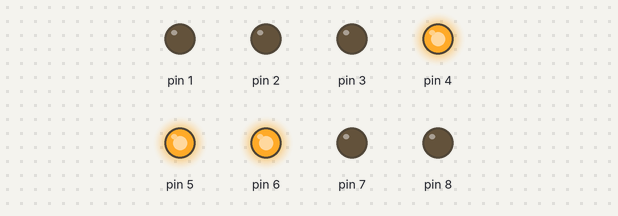
Recording of a sketch running on a simulated Arduino Uno, built with avr-gcc and run on an emulated ATmega328P. Shown: output pins drawn as LEDs (lit = HIGH).

Above: at 0.2 s.
At 1.7 s:
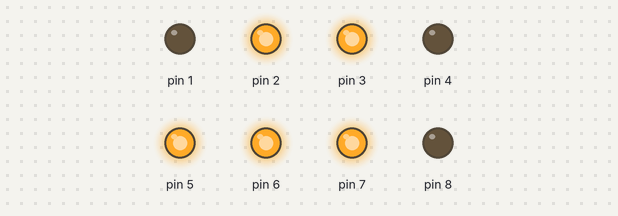
At 2.7 s:
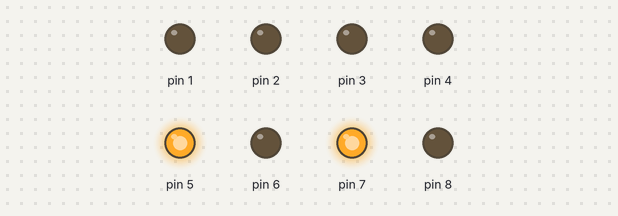
At 3.7 s:
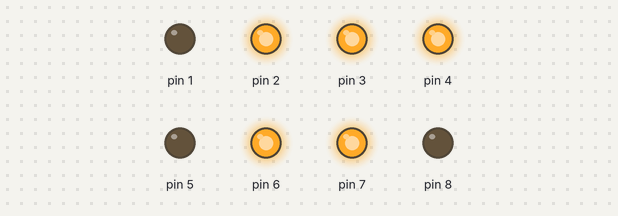
At 5.7 s:
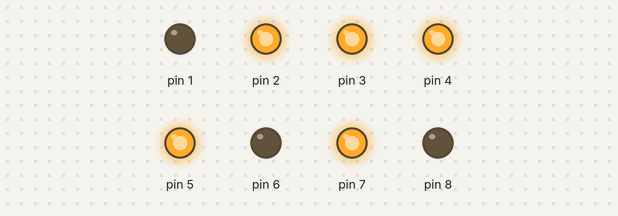
At 7.7 s:
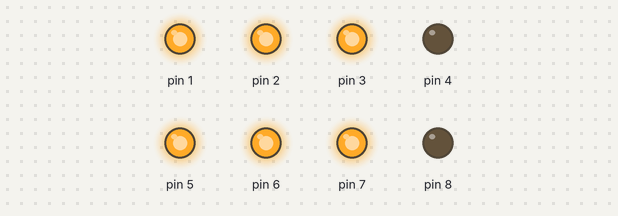
Timing chart, 0 to 8.5 s (numbered marks = the images above):
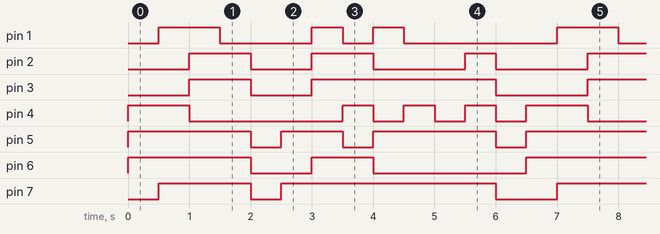

Measured:
- by itself, pin 1: repeats every 6.5 s: LOW 1.5 s, HIGH 0.50 s, LOW 0.50 s, HIGH 0.50 s, LOW 2.5 s, HIGH 1.0 s
- by itself, pin 2: repeats every 6.5 s: LOW 1.0 s, HIGH 1.0 s, LOW 1.5 s, HIGH 0.50 s, LOW 1.5 s, HIGH 1.0 s
- by itself, pin 3: repeats every 6.5 s: LOW 1.0 s, HIGH 3.0 s, LOW 1.5 s, HIGH 1.0 s
- by itself, pin 4: repeats every 6.5 s: LOW 2.5 s, 3 × (HIGH 0.50 s, LOW 0.50 s), HIGH 1.0 s
- by itself, pin 5: repeats every 6.5 s: LOW 0.50 s, HIGH 1.0 s, 2 × (LOW 0.50 s, HIGH 2.0 s)
- by itself, pin 6: repeats every 6.5 s: LOW 1.0 s, HIGH 1.0 s, LOW 2.5 s, HIGH 2.0 s
- by itself, pin 7: repeats every 6.5 s: LOW 0.50 s, HIGH 3.5 s, LOW 1.0 s, HIGH 1.5 s

The sketch:

raymond_and_leahs_names.ino
```cpp
/*

*/

int DELAY = 500;

void setup() {
  pinMode(1, OUTPUT);
  pinMode(2, OUTPUT);
  pinMode(3, OUTPUT);
  pinMode(4, OUTPUT);
  pinMode(5, OUTPUT);
  pinMode(6, OUTPUT);
  pinMode(7, OUTPUT);
  pinMode(8, OUTPUT);
}

void loop() {
  l();
  delay(DELAY);
  e();
  delay(DELAY);
  a();
  delay(DELAY);
  h();
  delay(DELAY);
  space();
  delay(DELAY);
  r();
  delay(DELAY);
  a();
  delay(DELAY);
  y();
  delay(DELAY);
  m();
  delay(DELAY);
  o();
  delay(DELAY);
  n();
  delay(DELAY);
  d();
  delay(DELAY);
  space();
  delay(DELAY);

}


void l() {
  byte segments[] = {0, 0, 0, 1, 1, 1, 0, 0};
  writeLetter(segments);
}

void e() {
  byte segments[] = {1, 0, 0, 1, 1, 1, 1, 0};
  writeLetter(segments);
}

void a() {
  byte segments[] = {1, 1, 1, 0, 1, 1, 1, 0};
  writeLetter(segments);
}

void h() {
  byte segments[] = {0, 1, 1, 0, 1, 1, 1, 0};
  writeLetter(segments);
}

void space() {
  byte segments[] = {0, 0, 0, 0, 0, 0, 0, 0};
  writeLetter(segments);
}

void r() {
  byte segments[] = {0, 0, 0, 0, 1, 0, 1, 0};
  writeLetter(segments);
}

void y() {
  byte segments[] = {0, 1, 1, 1, 0, 1, 1, 0};
  writeLetter(segments);
}

void m() {
  byte segments[] = {1, 0, 1, 0, 1, 0, 1, 0};
  writeLetter(segments);
}

void o() {
  byte segments[] = {0, 0, 1, 1, 1, 0, 1, 0};
  writeLetter(segments);
}

void n() {
  byte segments[] = {0, 0, 1, 0, 1, 0, 1, 0};
  writeLetter(segments);
}

void d() {
  byte segments[] = {0, 1, 1, 1, 1, 0, 1, 0};
  writeLetter(segments);
}

void writeLetter(byte segments[]) {
  for (byte i = 0; i < 8; i++) {
    digitalWrite(i + 1, segments[i]);
  }
}
```
